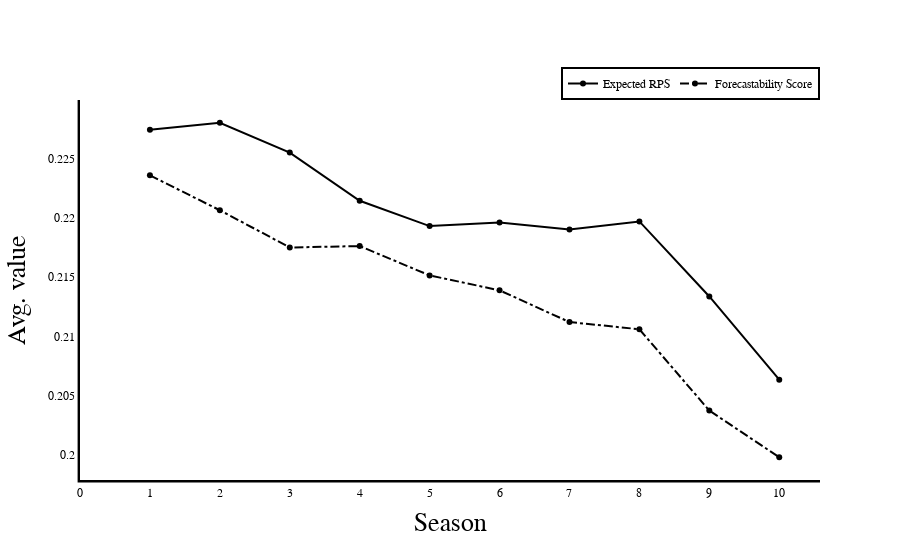

Notebook code cell kept with this figure:
### Code cell
fig = go.Figure()
for rps_based_metric, dashed, display_name in [("ExpectedRPS", "solid", "Expected RPS"), ("Forecastability", "dashdot", "Forecastability Score")]:
    fig.add_trace(
        go.Scatter(
            y=season_df[(rps_based_metric, "mean")],
            x=season_df["Season"] + 1,
            mode="lines+markers",
            name=display_name,
            line= {
                "color": "black",
                "dash": dashed
            }
        )
    )
return_fig_settings(fig, "Season", "Avg. value")
fig.update_layout(showlegend=True)
fig.show(config=config)

### Figure 1 — Plotly figure (JSON) as saved in the notebook; plotly's stock layout.template omitted (floating-point values rounded to 4 significant figures)
{"data": [{"line": {"color": "black", "dash": "solid"}, "mode": "lines+markers", "name": "Expected RPS", "type": "scatter", "x": [1, 2, 3, 4, 5, 6, 7, 8, 9, 10], "y": [0.2274, 0.228, 0.2255, 0.2215, 0.2193, 0.2196, 0.219, 0.2197, 0.2134, 0.2064]}, {"line": {"color": "black", "dash": "dashdot"}, "mode": "lines+markers", "name": "Forecastability Score", "type": "scatter", "x": [1, 2, 3, 4, 5, 6, 7, 8, 9, 10], "y": [0.2236, 0.2206, 0.2175, 0.2176, 0.2152, 0.2139, 0.2112, 0.2106, 0.2038, 0.1998]}], "layout": {"autosize": true, "font": {"color": "black", "family": "Helvetica", "size": 22}, "legend": {"bordercolor": "Black", "borderwidth": 2, "font": {"color": "Black", "family": "Helvetica", "size": 12}, "orientation": "h", "x": 1, "xanchor": "right", "y": 1, "yanchor": "bottom"}, "plot_bgcolor": "white", "showlegend": true, "xaxis": {"autorange": true, "dtick": 1, "linecolor": "black", "linewidth": 2.4, "range": [0, 10.56], "rangemode": "tozero", "showgrid": false, "showline": true, "tickfont": {"size": 12}, "title": {"text": "Season"}, "type": "linear"}, "yaxis": {"autorange": true, "linecolor": "black", "linewidth": 2.4, "range": [0.1975, 0.2303], "showgrid": false, "showline": true, "tickfont": {"size": 12}, "ticklen": 10, "tickmode": "auto", "title": {"text": "Avg. value"}, "type": "linear"}}}
